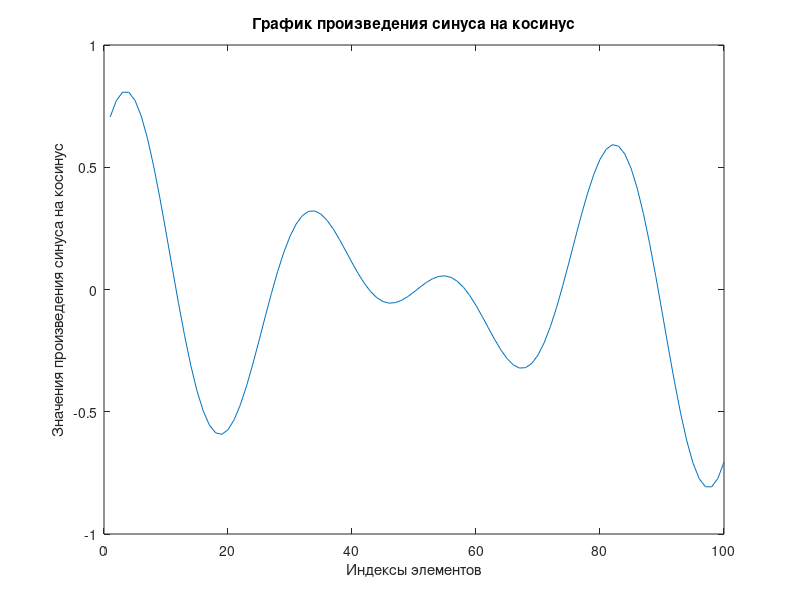

The MATLAB script that drew this image:
% TASK16
x1 = linspace(-1, 1, 100);
x2 = linspace(-10, 10, 100);

f1 = sin(x1);
f2 = cos(x2);

x3 = f1 .* f2;

figure(1);
plot(x3);
title('График произведения синуса на косинус');
xlabel('Индексы элементов');
ylabel('Значения произведения синуса на косинус');

